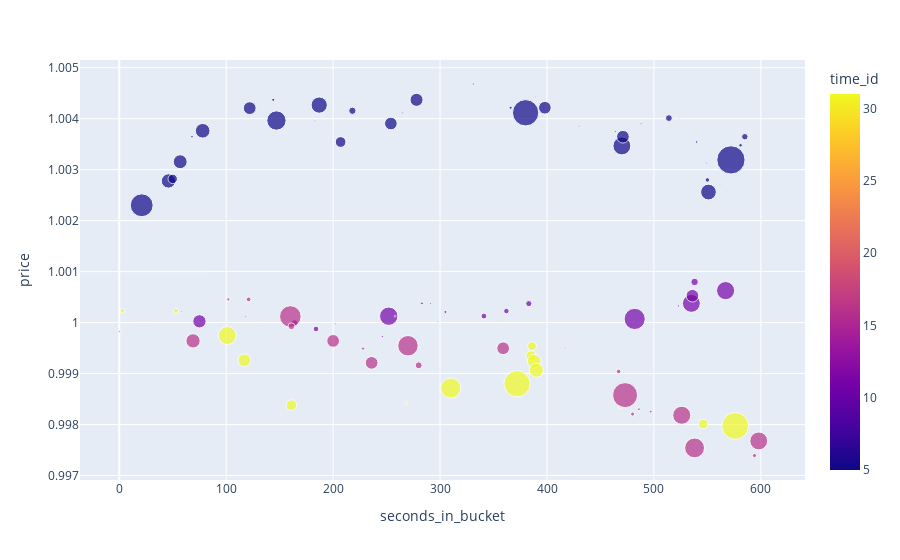

Here is the notebook cell this chart was saved with:
### Code cell
fig = px.scatter(trade_train[trade_train.time_id < 35], x="seconds_in_bucket", y="price", color="time_id",
                 size='size', hover_data=['order_count'])
fig.show()

### Figure 1 — Plotly figure (JSON) as saved in the notebook; plotly's stock layout.template omitted (floating-point values rounded to 4 significant figures)
{"data": [{"customdata": [[12], [4], [1], [5], [1], [5], [3], [1], [1], [4], [1], [1], [2], [4], [5], [1], [1], [2], [2], [2], [2], [9], [1], [1], [1], [1], [1], [7], [2], [1], [3], [1], [1], [1], [3], [5], [1], [6], [3], [2], [2], [1], [1], [1], [2], [1], [3], [1], [2], [1], [3], [1], [1], [1], [4], [2], [2], [1], [4], [1], [1], [1], [6], [1], [1], [1], [3], [1], [1], [6], [1], [4], [2], [1], [1], [7], [1], [2], [2], [2], [5], [1], [1], [1], [3], [1], [8], [8], [1], [1], [1], [6], [3], [3], [2], [1], [1], [6], [1], [3], [1], [15], [9], [4], [1], [4], [2], [1], [2], [8]], "hovertemplate": "seconds_in_bucket=%{x}<br>price=%{y}<br>size=%{marker.size}<br>order_count=%{customdata[0]}<br>time_id=%{marker.color}<extra></extra>", "legendgroup": "", "marker": {"color": [5, 5, 5, 5, 5, 5, 5, 5, 5, 5, 5, 5, 5, 5, 5, 5, 5, 5, 5, 5, 5, 5, 5, 5, 5, 5, 5, 5, 5, 5, 5, 5, 5, 5, 5, 5, 5, 5, 5, 5, 11, 11, 11, 11, 11, 11, 11, 11, 11, 11, 11, 11, 11, 11, 11, 11, 11, 11, 11, 11, 11, 11, 11, 11, 11, 11, 11, 11, 11, 11, 16, 16, 16, 16, 16, 16, 16, 16, 16, 16, 16, 16, 16, 16, 16, 16, 16, 16, 16, 16, 16, 16, 16, 16, 16, 31, 31, 31, 31, 31, 31, 31, 31, 31, 31, 31, 31, 31, 31, 31], "coloraxis": "coloraxis", "size": [326, 128, 55, 121, 4, 134, 102, 1, 6, 233, 1, 2, 165, 72, 33, 100, 1, 2, 106, 3, 6, 432, 1, 100, 2, 1, 2, 200, 101, 2, 29, 1, 4, 2, 13, 154, 1, 499, 8, 26, 2, 1, 1, 1, 110, 1, 29, 20, 2, 3, 210, 2, 5, 2, 6, 21, 19, 1, 24, 1, 1, 1, 280, 3, 200, 100, 35, 1, 1, 206, 2, 127, 6, 2, 14, 290, 29, 101, 7, 101, 261, 30, 2, 1, 101, 2, 13, 391, 10, 5, 5, 204, 246, 11, 200, 13, 16, 202, 100, 70, 5, 255, 433, 65, 48, 116, 125, 5, 59, 450], "sizemode": "area", "sizeref": 1.248, "symbol": "circle"}, "mode": "markers", "name": "", "orientation": "v", "showlegend": false, "type": "scatter", "x": [21, 46, 50, 57, 68, 78, 122, 127, 144, 147, 177, 183, 187, 207, 218, 254, 263, 265, 278, 331, 366, 380, 389, 398, 430, 435, 464, 470, 471, 488, 514, 523, 540, 549, 550, 551, 562, 572, 581, 585, 0, 18, 28, 64, 75, 131, 164, 184, 202, 246, 252, 258, 283, 291, 305, 341, 362, 372, 383, 409, 451, 478, 482, 523, 535, 536, 538, 546, 547, 567, 58, 69, 102, 118, 121, 160, 161, 200, 228, 236, 270, 280, 298, 358, 359, 417, 467, 473, 480, 486, 497, 526, 538, 594, 598, 3, 53, 101, 117, 161, 268, 310, 372, 385, 386, 388, 390, 468, 546, 576], "xaxis": "x", "y": [1.002, 1.003, 1.003, 1.003, 1.004, 1.004, 1.004, 1.005, 1.004, 1.004, 1.004, 1.004, 1.004, 1.004, 1.004, 1.004, 1.004, 1.004, 1.004, 1.005, 1.004, 1.004, 1.004, 1.004, 1.004, 1.004, 1.004, 1.003, 1.004, 1.004, 1.004, 1.004, 1.004, 1.003, 1.003, 1.003, 1.003, 1.003, 1.003, 1.004, 0.9998, 0.9999, 0.9999, 0.9997, 1.0, 0.9999, 1.0, 0.9999, 1.0, 0.9997, 1.0, 1.0, 1.0, 1.0, 1.0, 1.0, 1.0, 1.0, 1.0, 1.0, 1.0, 1.0, 1.0, 1.0, 1.0, 1.001, 1.001, 1.001, 1.001, 1.001, 1.0, 0.9996, 1.0, 1.0, 1.0, 1.0, 0.9999, 0.9996, 0.9995, 0.9992, 0.9995, 0.9992, 1.0, 0.9999, 0.9995, 0.9995, 0.999, 0.9986, 0.9982, 0.9983, 0.9983, 0.9982, 0.9975, 0.9974, 0.9977, 1.0, 1.0, 0.9997, 0.9993, 0.9984, 0.9984, 0.9987, 0.9988, 0.9993, 0.9995, 0.9992, 0.9991, 0.9983, 0.998, 0.998], "yaxis": "y"}], "layout": {"coloraxis": {"colorbar": {"title": {"text": "time_id"}}, "colorscale": [[0, "#0d0887"], [0.1111, "#46039f"], [0.2222, "#7201a8"], [0.3333, "#9c179e"], [0.4444, "#bd3786"], [0.5556, "#d8576b"], [0.6667, "#ed7953"], [0.7778, "#fb9f3a"], [0.8889, "#fdca26"], [1, "#f0f921"]]}, "legend": {"itemsizing": "constant", "tracegroupgap": 0}, "margin": {"t": 60}, "xaxis": {"anchor": "y", "domain": [0, 1], "title": {"text": "seconds_in_bucket"}}, "yaxis": {"anchor": "x", "domain": [0, 1], "title": {"text": "price"}}}}
